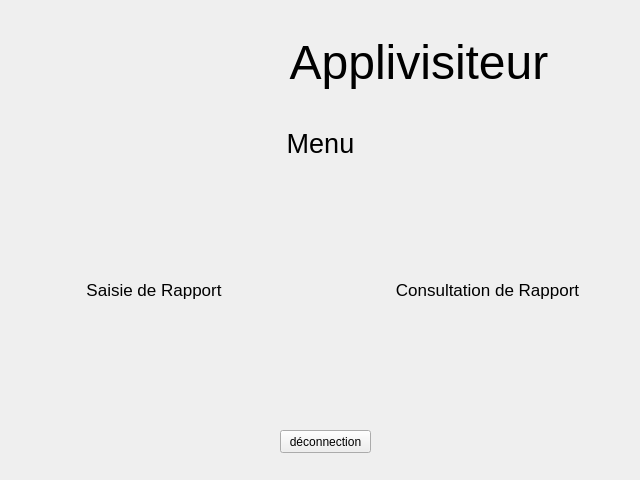
<?xml version="1.0" encoding="UTF-8"?>
<ui version="4.0">
 <class>Dialog</class>
 <widget class="QDialog" name="Dialog">
  <property name="geometry">
   <rect>
    <x>0</x>
    <y>0</y>
    <width>640</width>
    <height>480</height>
   </rect>
  </property>
  <property name="minimumSize">
   <size>
    <width>640</width>
    <height>480</height>
   </size>
  </property>
  <property name="windowTitle">
   <string>Dialog</string>
  </property>
  <widget class="QWidget" name="gridLayoutWidget">
   <property name="geometry">
    <rect>
     <x>0</x>
     <y>123</y>
     <width>641</width>
     <height>41</height>
    </rect>
   </property>
   <layout class="QGridLayout" name="gridLayout_2">
    <item row="0" column="0">
     <widget class="QLabel" name="label_8">
      <property name="font">
       <font>
        <family>Arial</family>
        <pointsize>20</pointsize>
        <weight>50</weight>
        <italic>false</italic>
        <bold>false</bold>
        <underline>false</underline>
        <strikeout>false</strikeout>
       </font>
      </property>
      <property name="autoFillBackground">
       <bool>false</bool>
      </property>
      <property name="text">
       <string>Menu</string>
      </property>
      <property name="scaledContents">
       <bool>false</bool>
      </property>
      <property name="alignment">
       <set>Qt::AlignCenter</set>
      </property>
     </widget>
    </item>
   </layout>
  </widget>
  <widget class="QWidget" name="layoutWidget_2">
   <property name="geometry">
    <rect>
     <x>0</x>
     <y>0</y>
     <width>641</width>
     <height>124</height>
    </rect>
   </property>
   <layout class="QHBoxLayout" name="horizontalLayout">
    <property name="sizeConstraint">
     <enum>QLayout::SetNoConstraint</enum>
    </property>
    <item>
     <widget class="QLabel" name="label_9">
      <property name="minimumSize">
       <size>
        <width>191</width>
        <height>122</height>
       </size>
      </property>
      <property name="maximumSize">
       <size>
        <width>191</width>
        <height>122</height>
       </size>
      </property>
      <property name="font">
       <font>
        <kerning>true</kerning>
       </font>
      </property>
      <property name="text">
       <string/>
      </property>
      <property name="pixmap">
       <pixmap resource="logoqrc.qrc">:/newPrefix/image/logo.jpg</pixmap>
      </property>
      <property name="scaledContents">
       <bool>true</bool>
      </property>
      <property name="openExternalLinks">
       <bool>false</bool>
      </property>
     </widget>
    </item>
    <item>
     <widget class="QLabel" name="label_10">
      <property name="font">
       <font>
        <family>Arial</family>
        <pointsize>36</pointsize>
        <weight>50</weight>
        <italic>false</italic>
        <bold>false</bold>
        <underline>false</underline>
        <strikeout>false</strikeout>
       </font>
      </property>
      <property name="autoFillBackground">
       <bool>false</bool>
      </property>
      <property name="text">
       <string>Applivisiteur</string>
      </property>
      <property name="scaledContents">
       <bool>false</bool>
      </property>
      <property name="alignment">
       <set>Qt::AlignCenter</set>
      </property>
     </widget>
    </item>
   </layout>
  </widget>
  <widget class="QWidget" name="layoutWidget">
   <property name="geometry">
    <rect>
     <x>10</x>
     <y>180</y>
     <width>621</width>
     <height>221</height>
    </rect>
   </property>
   <layout class="QGridLayout" name="gridLayout">
    <property name="sizeConstraint">
     <enum>QLayout::SetDefaultConstraint</enum>
    </property>
    <item row="0" column="0">
     <widget class="QPushButton" name="saisieBouton">
      <property name="minimumSize">
       <size>
        <width>100</width>
        <height>200</height>
       </size>
      </property>
      <property name="font">
       <font>
        <family>Arial</family>
        <pointsize>13</pointsize>
       </font>
      </property>
      <property name="autoFillBackground">
       <bool>true</bool>
      </property>
      <property name="text">
       <string>Saisie de Rapport</string>
      </property>
      <property name="default">
       <bool>false</bool>
      </property>
      <property name="flat">
       <bool>true</bool>
      </property>
     </widget>
    </item>
    <item row="0" column="2">
     <widget class="QPushButton" name="consultationBouton">
      <property name="minimumSize">
       <size>
        <width>100</width>
        <height>200</height>
       </size>
      </property>
      <property name="font">
       <font>
        <family>Arial</family>
        <pointsize>13</pointsize>
       </font>
      </property>
      <property name="autoFillBackground">
       <bool>true</bool>
      </property>
      <property name="text">
       <string>Consultation de Rapport</string>
      </property>
      <property name="flat">
       <bool>true</bool>
      </property>
     </widget>
    </item>
    <item row="0" column="1">
     <spacer name="horizontalSpacer">
      <property name="orientation">
       <enum>Qt::Horizontal</enum>
      </property>
      <property name="sizeType">
       <enum>QSizePolicy::Maximum</enum>
      </property>
      <property name="sizeHint" stdset="0">
       <size>
        <width>40</width>
        <height>20</height>
       </size>
      </property>
     </spacer>
    </item>
   </layout>
  </widget>
  <widget class="QPushButton" name="deconnexion">
   <property name="geometry">
    <rect>
     <x>280</x>
     <y>430</y>
     <width>91</width>
     <height>23</height>
    </rect>
   </property>
   <property name="text">
    <string>déconnection</string>
   </property>
  </widget>
 </widget>
 <tabstops>
  <tabstop>saisieBouton</tabstop>
  <tabstop>consultationBouton</tabstop>
 </tabstops>
 <resources>
  <include location="logoqrc.qrc"/>
  <include location="logoqrc.qrc"/>
 </resources>
 <connections/>
</ui>
